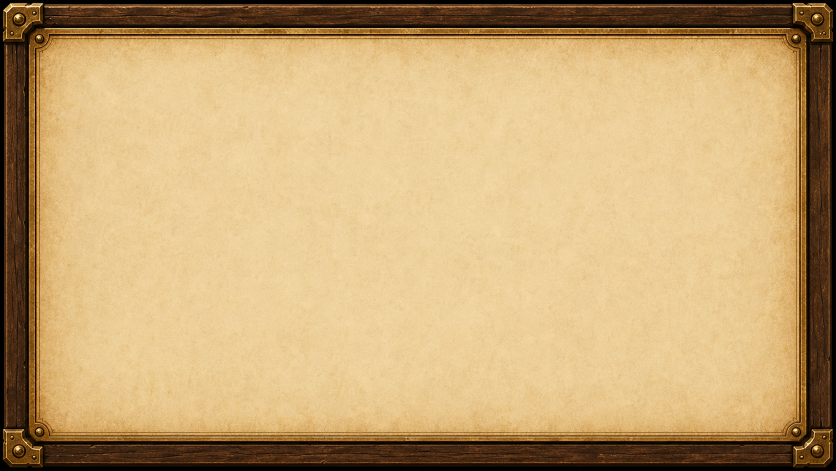
#> input picture tools/source_assets/status/status_r5b_shell_source.png, 1672 x 941 px (shown at 1/2 size); the run also reads 1 picture not shown here
$ python process_status_r5b_assets.py
#> lines starting #> are read from the running program, lines starting #| are printed output that depends on the picture; after the words box and inside, x2 and y2 are one past the last pixel; in counts of white or black regions, pixels touching at a corner belong together
#!/usr/bin/env python3
"""Build deterministic STATUS-R5B screen-local shell assets.

The authored source supplies wood, brass and parchment texture. This processor
only performs fixed crops, 9-slice recomposition, palette grading and alpha
masking; it does not draw the authored material itself.
"""

from __future__ import annotations

import hashlib
import os
import tempfile
from pathlib import Path

from PIL import Image, ImageEnhance, ImageOps


ROOT = Path(__file__).resolve().parents[1]
SOURCE = ROOT / "tools/source_assets/status/status_r5b_shell_source.png"
OUTPUT_DIR = ROOT / "assets/showcase/status"

# The source's important hardware is confined to this fixed edge band.
SOURCE_MARGIN = (92, 88, 92, 76)


def _nine_slice(source: Image.Image, size: tuple[int, int], margin: int) -> Image.Image:
    source = source.convert("RGBA")
    sw, sh = source.size
    left, top, right, bottom = SOURCE_MARGIN
    x = (0, left, sw - right, sw)
    y = (0, top, sh - bottom, sh)
    out = Image.new("RGBA", size)
    tx = (0, margin, size[0] - margin, size[0])
    ty = (0, margin, size[1] - margin, size[1])
    for row in range(3):
        for col in range(3):
            crop = source.crop((x[col], y[row], x[col + 1], y[row + 1]))
            target = (tx[col], ty[row], tx[col + 1], ty[row + 1])
            crop = crop.resize((target[2] - target[0], target[3] - target[1]), Image.Resampling.LANCZOS)
            out.alpha_composite(crop, (target[0], target[1]))
    return out


def _paper_panel(source: Image.Image) -> Image.Image:
    panel = _nine_slice(source, (256, 256), 24)
    return _clear_source_matte(ImageEnhance.Contrast(panel).enhance(1.04))


def _dark_panel(source: Image.Image) -> Image.Image:
    panel = _nine_slice(source, (256, 256), 18)
    center_box = (18, 18, 238, 238)
    center = panel.crop(center_box)
    grain = ImageOps.grayscale(center)
    grain = ImageEnhance.Contrast(grain).enhance(0.48)
    navy = ImageOps.colorize(grain, black="#071523", white="#24435a").convert("RGBA")
    # Preserve a restrained amount of the source grain while making the well navy.
    navy.putalpha(255)
    panel.alpha_composite(navy, (18, 18))
    return _clear_source_matte(panel)


def _screen_shell(source: Image.Image) -> Image.Image:
    shell = _nine_slice(source, (1280, 720), 18)
    alpha = shell.getchannel("A")
    alpha.paste(0, (18, 18, 1262, 702))
    shell.putalpha(alpha)
    return _clear_source_matte(shell)


def _clear_source_matte(image: Image.Image) -> Image.Image:
    """Remove the near-black canvas matte outside the authored frame."""
    image = image.convert("RGBA")
    pixels = image.load()
    for y in range(image.height):
        for x in range(image.width):
            r, g, b, a = pixels[x, y]
            if a > 0 and max(r, g, b) <= 12:
                pixels[x, y] = (r, g, b, 0)
    return image


def _decoded_hash(image: Image.Image) -> str:
    payload = image.mode.encode("ascii") + b"\0" + str(image.size).encode("ascii") + b"\0" + image.tobytes()
    return hashlib.sha256(payload).hexdigest()


def _write_if_changed(path: Path, candidate: Image.Image) -> bool:
    candidate = candidate.convert("RGBA")
    if path.exists():
        with Image.open(path) as current:
            current.load()
            current_rgba = current.convert("RGBA")
            if current_rgba.size == candidate.size and current_rgba.tobytes() == candidate.tobytes():
                print(f"unchanged {path.relative_to(ROOT)} {_decoded_hash(candidate)}")
                return False

    path.parent.mkdir(parents=True, exist_ok=True)
    fd, temp_name = tempfile.mkstemp(prefix=f".{path.stem}.", suffix=".png", dir=path.parent)
    os.close(fd)
    temp_path = Path(temp_name)
    try:
        candidate.save(temp_path, format="PNG", optimize=False, compress_level=9)
        os.replace(temp_path, path)
    finally:
        temp_path.unlink(missing_ok=True)
    print(f"updated {path.relative_to(ROOT)} {_decoded_hash(candidate)}")
    return True


def main() -> int:
    if not SOURCE.exists():
        raise FileNotFoundError(f"missing authored source: {SOURCE}")
    with Image.open(SOURCE) as opened:
#> opened is the input picture: PIL image 1672x941 RGB; mean R, G, B 196.7, 165.6, 115.7
        opened.load()
        source = opened.convert("RGBA")
    outputs = {
        OUTPUT_DIR / "status_panel_frame.png": _paper_panel(source),
        OUTPUT_DIR / "status_dark_frame.png": _dark_panel(source),
        OUTPUT_DIR / "status_screen_shell.png": _screen_shell(source),
    }
#> in _nine_slice, `out = Image.new("RGBA", size)`: out: PIL image 256x256 RGBA; every value is 0
#> in _paper_panel, `return _clear_source_matte(ImageEnhance.Contrast(panel).enhance(1.04))`:
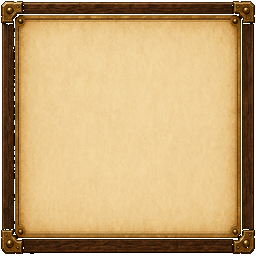
#> returned value: PIL image 256x256 RGBA; mean R, G, B, A 187.3, 154.8, 104.6, 243.3; transparent parts drawn white
#> call 2 of _nine_slice, with size = (256, 256), margin = 18
#> in _nine_slice (call 2), `tx = (0, margin, size[0] - margin, size[0])`: tx = (0, 18, 238, 256)
#> after the loop in _nine_slice (call 2), `for row in range(3):`:
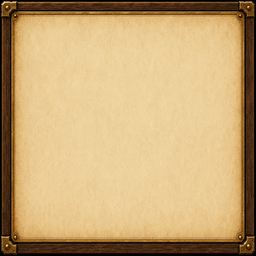
#> out: PIL image 256x256 RGBA; mean R, G, B, A 197.4, 166.3, 116.1, 255
#> in _dark_panel, `grain = ImageOps.grayscale(center)`:
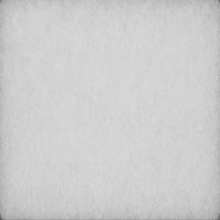
#> grain: PIL image 220x220 L; min 91, max 218, mean 205.6
#> in _dark_panel, `return _clear_source_matte(panel)`:
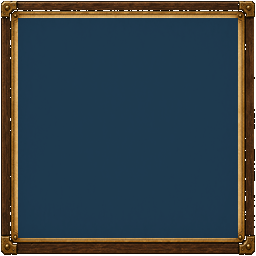
#> returned value: PIL image 256x256 RGBA; mean R, G, B, A 46.7, 59.1, 66, 248.7; transparent parts drawn white
#> call 3 of _nine_slice, with size = (1280, 720), margin = 18
#> in _nine_slice (call 3), `out = Image.new("RGBA", size)`: out: PIL image 1280x720 RGBA; every value is 0
#> in _nine_slice (call 3), `tx = (0, margin, size[0] - margin, size[0])`: tx = (0, 18, 1262, 1280)
#> in _nine_slice (call 3), `ty = (0, margin, size[1] - margin, size[1])`: ty = (0, 18, 702, 720)
#> after the loop in _nine_slice (call 3), `for row in range(3):`:
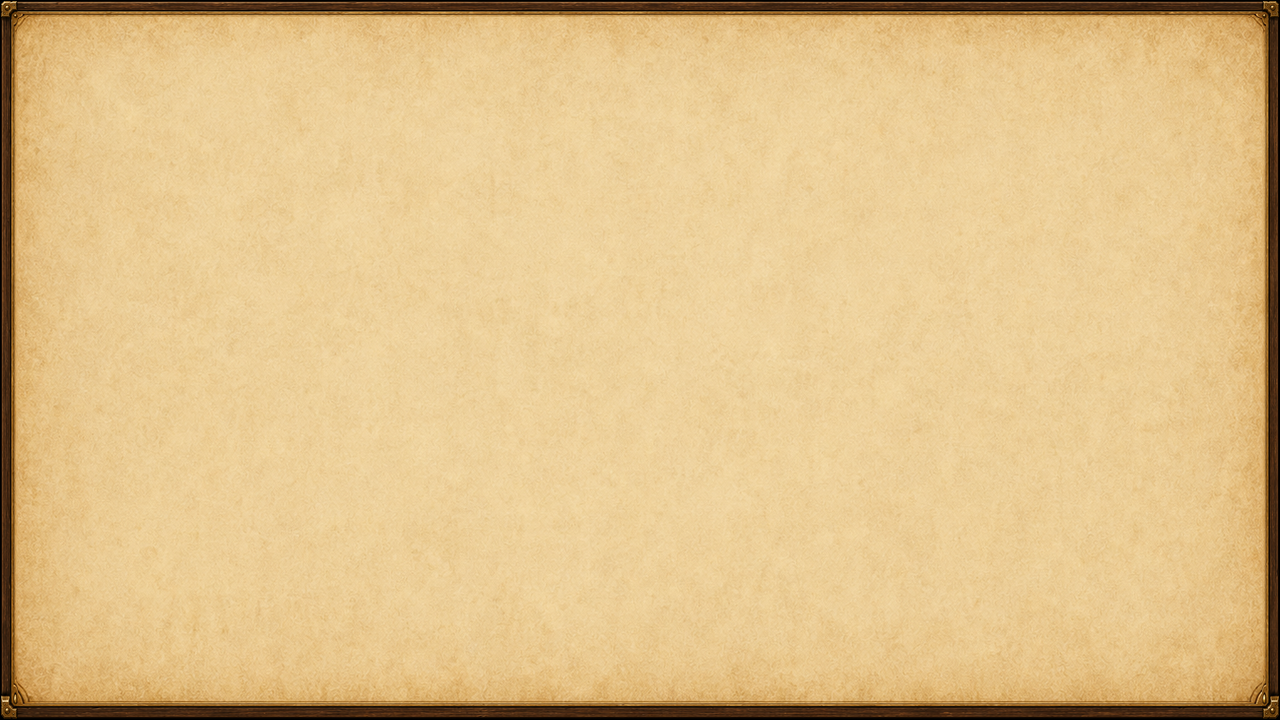
#> out: PIL image 1280x720 RGBA; mean R, G, B, A 223.1, 191.9, 137.7, 255
#> in _screen_shell, `alpha = shell.getchannel("A")`: alpha: PIL image 1280x720 L; every value is 255
#> in _screen_shell, `alpha.paste(0, (18, 18, 1262, 702))`:
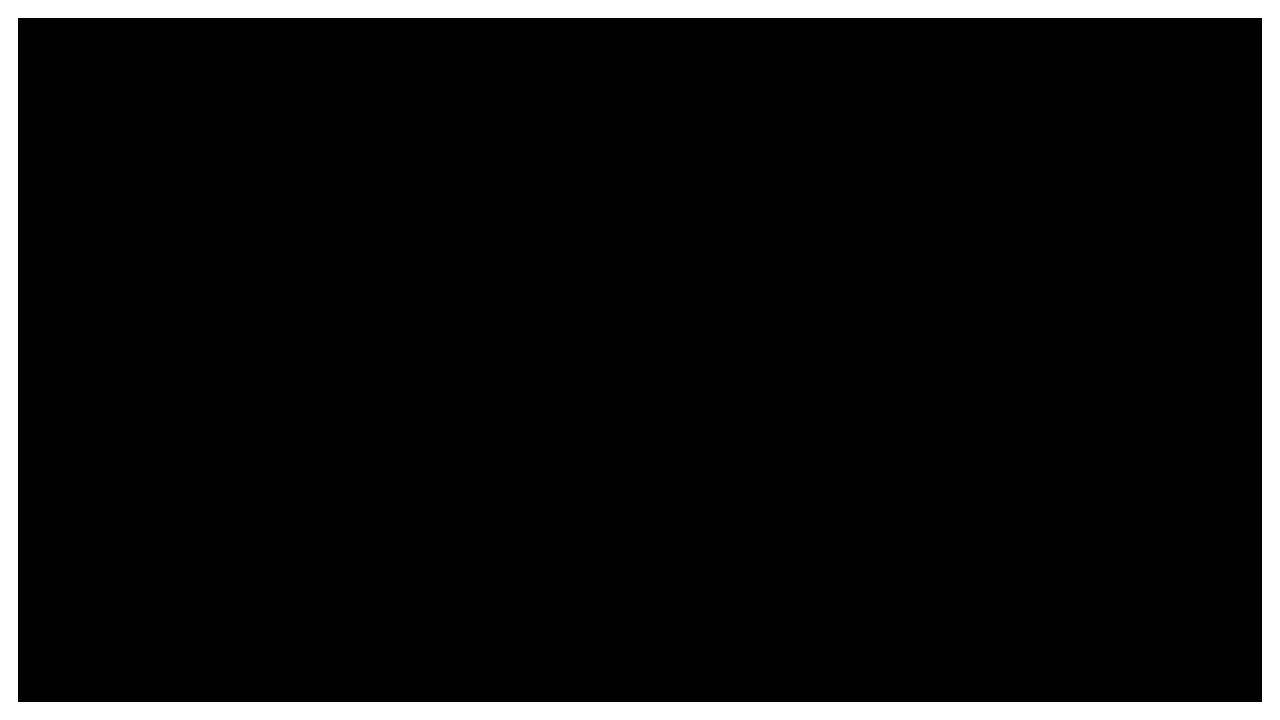
#> alpha: PIL image 1280x720 L; 7.7% white; 1 white region, box (x1, y1, x2, y2) and area: (0, 0, 1280, 720) 70704
#> in _screen_shell, `shell.putalpha(alpha)`:
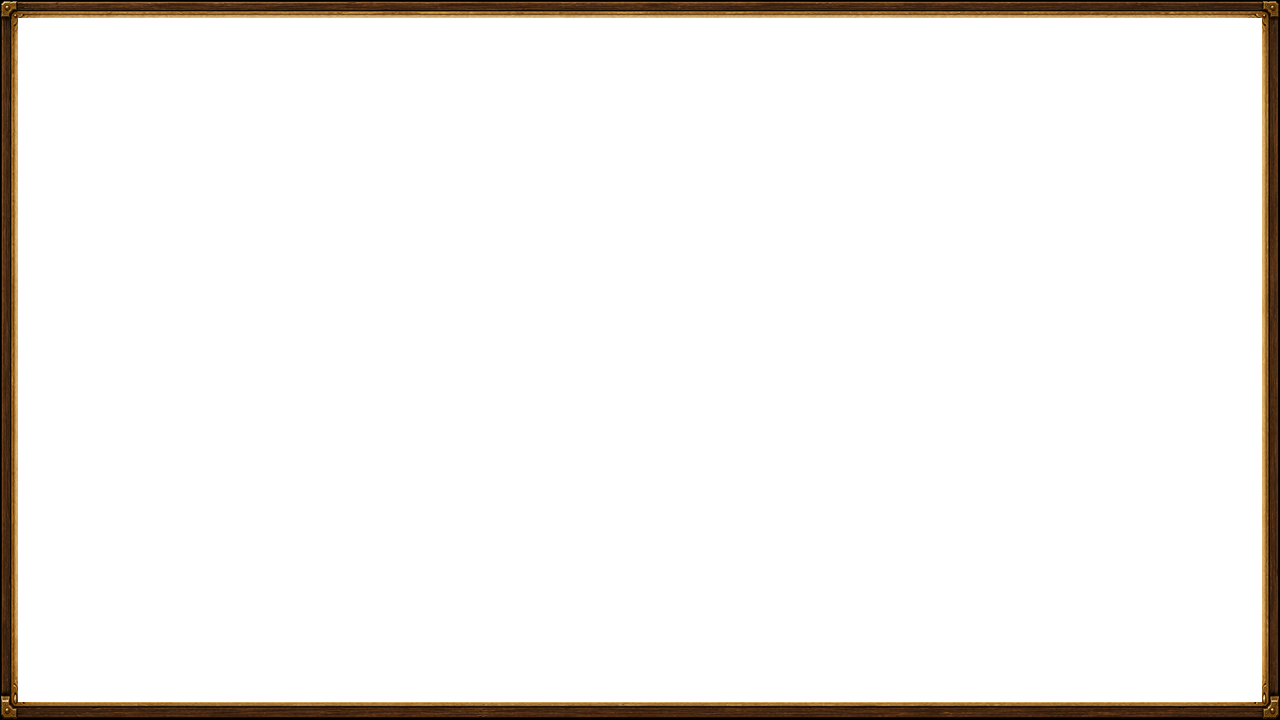
#> shell: PIL image 1280x720 RGBA; mean R, G, B, A 223.1, 191.9, 137.7, 19.6; transparent parts drawn white
    for path, image in outputs.items():
        _write_if_changed(path, image)
#| unchanged assets/showcase/status/status_panel_frame.png f4f8e4ac33fffab0c1677d93ad7524d115a1a3cd4c58494af7cfc13c91703c48
    return 0


if __name__ == "__main__":
    raise SystemExit(main())
#> (the program exits here)
